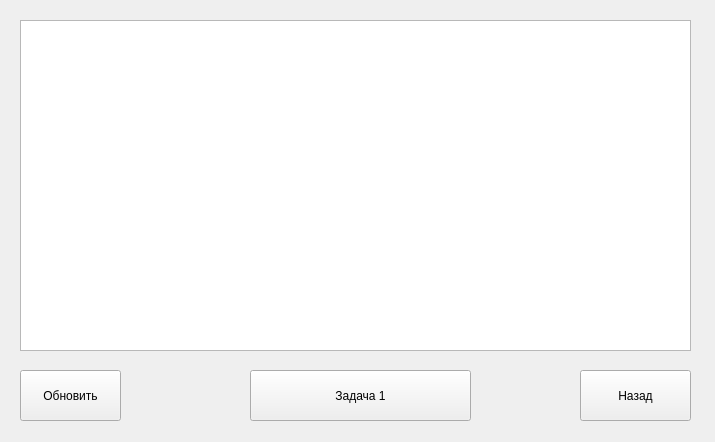
<?xml version="1.0" encoding="UTF-8"?>
<ui version="4.0">
 <class>Form</class>
 <widget class="QWidget" name="Form">
  <property name="geometry">
   <rect>
    <x>0</x>
    <y>0</y>
    <width>715</width>
    <height>442</height>
   </rect>
  </property>
  <property name="windowTitle">
   <string>Form</string>
  </property>
  <widget class="QTableWidget" name="table">
   <property name="geometry">
    <rect>
     <x>20</x>
     <y>20</y>
     <width>671</width>
     <height>331</height>
    </rect>
   </property>
  </widget>
  <widget class="QPushButton" name="but_return">
   <property name="geometry">
    <rect>
     <x>580</x>
     <y>370</y>
     <width>111</width>
     <height>51</height>
    </rect>
   </property>
   <property name="text">
    <string>Назад</string>
   </property>
  </widget>
  <widget class="QPushButton" name="but_task_1">
   <property name="geometry">
    <rect>
     <x>250</x>
     <y>370</y>
     <width>221</width>
     <height>51</height>
    </rect>
   </property>
   <property name="text">
    <string>Задача 1</string>
   </property>
  </widget>
  <widget class="QPushButton" name="but_reload">
   <property name="geometry">
    <rect>
     <x>20</x>
     <y>370</y>
     <width>101</width>
     <height>51</height>
    </rect>
   </property>
   <property name="text">
    <string>Обновить</string>
   </property>
  </widget>
 </widget>
 <resources/>
 <connections/>
</ui>
